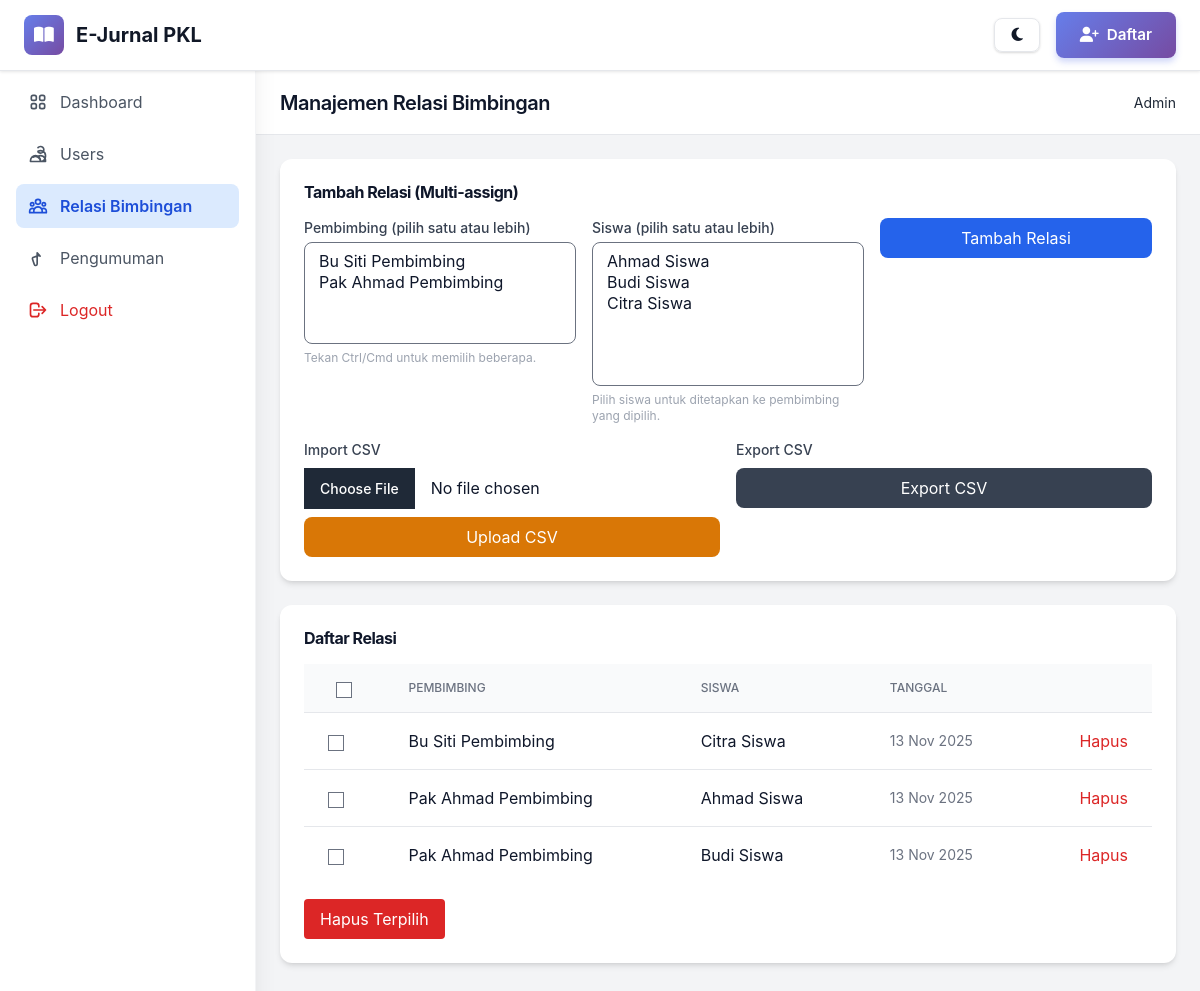
The app's page /public/admin/manage_relasi.php (signed in) with its own data.
### tables this page shows
CREATE TABLE relasi_bimbingan (
    id INT AUTO_INCREMENT PRIMARY KEY,
    id_pembimbing INT NOT NULL,
    id_siswa INT NOT NULL,
    created_at TIMESTAMP DEFAULT CURRENT_TIMESTAMP,
    FOREIGN KEY (id_pembimbing) REFERENCES users(id) ON DELETE CASCADE,
    FOREIGN KEY (id_siswa) REFERENCES users(id) ON DELETE CASCADE,
    UNIQUE KEY unique_relasi (id_pembimbing, id_siswa)
);

CREATE TABLE users (
    id INT AUTO_INCREMENT PRIMARY KEY,
    nama_lengkap VARCHAR(255) NOT NULL,
    email VARCHAR(255) UNIQUE NOT NULL,
    password VARCHAR(255) NOT NULL,
    role ENUM('admin', 'pembimbing', 'siswa') NOT NULL,
    created_at TIMESTAMP DEFAULT CURRENT_TIMESTAMP
);

### public/admin/manage_relasi.php (the view, shortened to what this page needs)
<?php
include '../../app/_config/database.php';
$stmt = $pdo->query("SELECT r.id, r.id_pembimbing, r.id_siswa, p.nama_lengkap AS pembimbing_name, s.nama_lengkap AS siswa_name, r.created_at
FROM relasi_bimbingan r
JOIN users p ON r.id_pembimbing = p.id
JOIN users s ON r.id_siswa = s.id
ORDER BY p.nama_lengkap, s.nama_lengkap");
$rels = $stmt->fetchAll(PDO::FETCH_ASSOC);
$pbs = $pdo->query("SELECT id, nama_lengkap FROM users WHERE role = 'pembimbing' ORDER BY nama_lengkap")->fetchAll(PDO::FETCH_ASSOC);
$ss = $pdo->query("SELECT id, nama_lengkap FROM users WHERE role = 'siswa' ORDER BY nama_lengkap")->fetchAll(PDO::FETCH_ASSOC);
include '../../templates/header.php';
$user_name = $_SESSION['user_nama'] ?? 'Admin';
?>
<div class="min-h-screen bg-gray-100">
    <aside class="fixed inset-y-0 left-0 z-20 w-64 bg-white shadow-xl border-r border-gray-100 flex-col hidden sm:flex">
        <div class="flex h-16 items-center justify-center border-b border-gray-200">
            <a href="index.php" class="flex items-center gap-2 font-bold text-lg bg-gradient-to-r from-blue-600 to-indigo-600 bg-clip-text text-transparent">
                <div class="p-2 rounded-lg bg-gradient-to-br from-blue-600 to-indigo-600 text-white">
                </div>
                <span>E-Jurnal</span>
            </a>
        </div>
        <nav class="flex-1 p-4 space-y-2">
            <a href="index.php" class="flex items-center gap-3 rounded-lg px-3 py-2.5 text-gray-600 hover:bg-gray-100 hover:text-gray-900 transition-all duration-200">
                Dashboard
            </a>
            <a href="users_manage.php" class="flex items-center gap-3 rounded-lg px-3 py-2.5 text-gray-600 hover:bg-gray-100 hover:text-gray-900 transition-all duration-200">
                 <svg class="h-5 w-5" fill="none" viewBox="0 0 24 24" stroke="currentColor"><path stroke-linecap="round" stroke-linejoin="round" stroke-width="2" d="M12 4.354a4 4 0 110 5.292M15 21H3v-1a6 6 0 0112 0v1zm0 0h6v-1a6 6 0 00-9-5.197M15 21a6 6 0 00-9-5.197M15 21a6 6 0 006-6v-1a6 6 0 00-9-5.197" /></svg>
                Users
            </a>
            <a href="manage_relasi.php" class="flex items-center gap-3 rounded-lg bg-blue-100 text-blue-700 px-3 py-2.5 font-semibold">
                Relasi Bimbingan
            </a>
            <a href="pengumuman_manage.php" class="flex items-center gap-3 rounded-lg px-3 py-2.5 text-gray-600 hover:bg-gray-100 hover:text-gray-900 transition-all duration-200">
                <svg class="h-5 w-5" fill="none" viewBox="0 0 24 24" stroke="currentColor"><path stroke-linecap="round" stroke-linejoin="round" stroke-width="2" d="M11 5.882V19.24a1.76 1.76 0 01-3.417.592l-2.144-6.363a1.76 1.76 0 01.592-2.145l6.364-2.144a1.76 1.76 0 012.144.592z" /></svg>
                Pengumuman
            </a>
            <a href="../logout.php" class="flex items-center gap-3 rounded-lg px-3 py-2.5 text-red-600 hover:bg-red-50 mt-auto transition-all duration-200">
                <svg class="h-5 w-5" fill="none" viewBox="0 0 24 24" stroke="currentColor"><path stroke-linecap="round" stroke-linejoin="round" stroke-width="2" d="M17 16l4-4m0 0l-4-4m4 4H7m6 4v1a3 3 0 01-3 3H6a3 3 0 01-3-3V7a3 3 0 013-3h4a3 3 0 013 3v1" /></svg>
                Logout
            </a>
        </nav>
    </aside>
    <div class="flex flex-col sm:ml-64">
        <header class="sticky top-0 z-10 flex h-16 items-center justify-between border-b bg-white px-6">
            <h1 class="text-xl font-semibold">Manajemen Relasi Bimbingan</h1>
            <div class="flex items-center gap-4">
                <div class="text-sm text-gray-800"><?php echo htmlspecialchars($user_name); ?></div>
            </div>
        </header>
        <main class="p-6">
            <div class="max-w-4xl mx-auto space-y-6">
                <div class="bg-white p-6 rounded-xl shadow-md">
                    <h2 class="font-bold mb-4">Tambah Relasi (Multi-assign)</h2>
                    <form action="../../app/_logic/relasi_action.php" method="POST" class="grid grid-cols-1 gap-4 md:grid-cols-3" enctype="multipart/form-data">
                        <div>
                            <label class="block text-sm font-medium text-gray-700">Pembimbing (pilih satu atau lebih)</label>
                            <select name="id_pembimbing[]" multiple size="4" class="mt-1 w-full px-3 py-2 border rounded-lg">
                                <?php foreach ($pbs as $p): ?>
                                    <option value="<?php echo $p['id']; ?>"><?php echo htmlspecialchars($p['nama_lengkap']); ?></option>
                                <?php endforeach; ?>
                            </select>
                            <p class="text-xs text-gray-400 mt-1">Tekan Ctrl/Cmd untuk memilih beberapa.</p>
                        </div>
                        <div>
                            <label class="block text-sm font-medium text-gray-700">Siswa (pilih satu atau lebih)</label>
                            <select name="id_siswa[]" multiple size="6" class="mt-1 w-full px-3 py-2 border rounded-lg">
                                <?php foreach ($ss as $s): ?>
                                    <option value="<?php echo $s['id']; ?>"><?php echo htmlspecialchars($s['nama_lengkap']); ?></option>
                                <?php endforeach; ?>
                            </select>
                            <p class="text-xs text-gray-400 mt-1">Pilih siswa untuk ditetapkan ke pembimbing yang dipilih.</p>
                        </div>
                        <div class="flex flex-col gap-3 items-stretch">
                            <button type="submit" class="w-full bg-blue-600 text-white py-2 rounded-lg">Tambah Relasi</button>
                        </div>
                    </form>
                    <div class="mt-4 grid grid-cols-1 md:grid-cols-2 gap-4">
                        <form action="../../app/_logic/relasi_action.php" method="POST" enctype="multipart/form-data">
                            <label class="block text-sm font-medium text-gray-700">Import CSV</label>
                            <input type="file" name="csv_file" accept="text/csv" class="mt-2">
                            <button type="submit" class="mt-2 w-full bg-amber-600 text-white py-2 rounded-lg">Upload CSV</button>
                        </form>
                        <form action="../../app/_logic/relasi_action.php" method="POST">
                            <label class="block text-sm font-medium text-gray-700">Export CSV</label>
                            <button type="submit" class="mt-2 w-full bg-gray-700 text-white py-2 rounded-lg">Export CSV</button>
                        </form>
                    </div>
                </div>
                <div class="bg-white p-6 rounded-xl shadow-md">
                    <h2 class="font-bold mb-4">Daftar Relasi</h2>
                    <div class="overflow-x-auto">
                        <form id="batchForm" action="../../app/_logic/relasi_action.php" method="POST" onsubmit="return confirm('Lanjutkan aksi batch?');">
                            <table class="min-w-full divide-y divide-gray-200">
                            <thead class="bg-gray-50">
                                <tr>
                                    <th class="px-6 py-3"><input type="checkbox" id="checkAll" onclick="toggleAll(this)"></th>
                                    <th class="px-6 py-3 text-left text-xs font-medium text-gray-500 uppercase">Pembimbing</th>
                                    <th class="px-6 py-3 text-left text-xs font-medium text-gray-500 uppercase">Siswa</th>
                                    <th class="px-6 py-3 text-left text-xs font-medium text-gray-500 uppercase">Tanggal</th>
                                    <th class="px-6 py-3"></th>
                                </tr>
                            </thead>
                            <tbody class="bg-white divide-y divide-gray-200">
                                <?php if (empty($rels)): ?>
                                    <tr><td colspan="5" class="p-6 text-center text-gray-500">Belum ada relasi.</td></tr>
                                <?php else: foreach ($rels as $r): ?>
                                    <tr>
                                        <td class="px-6 py-4"><input type="checkbox" name="ids[]" value="<?php echo $r['id']; ?>"></td>
                                        <td class="px-6 py-4"><?php echo htmlspecialchars($r['pembimbing_name']); ?></td>
                                        <td class="px-6 py-4"><?php echo htmlspecialchars($r['siswa_name']); ?></td>
                                        <td class="px-6 py-4 text-sm text-gray-500"><?php echo date('d M Y', strtotime($r['created_at'])); ?></td>
                                        <td class="px-6 py-4 text-right">
                                            <button type="button" onclick="if(confirm('Hapus relasi ini?')){ submitDelete(<?php echo $r['id']; ?>); }" class="text-red-600">Hapus</button>
                                        </td>
                                    </tr>
                                <?php endforeach; endif; ?>
                            </tbody>
                        </table>
                        <div class="mt-4 flex gap-2">
                            <button type="submit" class="bg-red-600 text-white px-4 py-2 rounded">Hapus Terpilih</button>
                        </div>
                        </form>
                    </div>
                </div>
            </div>
        </main>
    </div>
</div>
<?php include '../../templates/footer.php'; ?>

### public/assets/css/premium.css (style rules this page uses)
:root { --gradient-primary: linear-gradient(135deg, #667eea 0%, #764ba2 100%); --gradient-primary-alt: linear-gradient(135deg, #5568d3 0%, #6b3fa1 100%); --gradient-secondary: linear-gradient(135deg, #f093fb 0%, #f5576c 100%); --gradient-success: linear-gradient(135deg, #10b981 0%, #059669 100%); --gradient-warning: linear-gradient(135deg, #f59e0b 0%, #d97706 100%); --gradient-danger: linear-gradient(135deg, #ef4444 0%, #dc2626 100%); --gradient-info: linear-gradient(135deg, #3b82f6 0%, #1e40af 100%); --primary: #667eea; --primary-dark: #5568d3; --primary-light: #8b9eed; --secondary: #764ba2; --success: #10b981; --success-dark: #059669; --warning: #f59e0b; --danger: #ef4444; --info: #3b82f6; --gray-50: #f9fafb; --gray-100: #f3f4f6; --gray-200: #e5e7eb; --gray-300: #d1d5db; --gray-400: #9ca3af; --gray-500: #6b7280; --gray-600: #4b5563; --gray-700: #374151; --gray-800: #1f2937; --gray-900: #111827; --shadow-xs: 0 1px 2px 0 rgba(0, 0, 0, 0.05); --shadow-sm: 0 1px 3px 0 rgba(0, 0, 0, 0.1), 0 1px 2px 0 rgba(0, 0, 0, 0.06); --shadow-md: 0 4px 6px -1px rgba(0, 0, 0, 0.1), 0 2px 4px -1px rgba(0, 0, 0, 0.06); --shadow-lg: 0 10px 15px -3px rgba(0, 0, 0, 0.1), 0 4px 6px -2px rgba(0, 0, 0, 0.05); --shadow-xl: 0 20px 25px -5px rgba(0, 0, 0, 0.1), 0 10px 10px -5px rgba(0, 0, 0, 0.04); --shadow-2xl: 0 25px 50px -12px rgba(0, 0, 0, 0.25); --backdrop-blur: blur(8px); --z-dropdown: 1000; --z-sticky: 1020; --z-fixed: 1030; --z-modal-backdrop: 1040; --z-modal: 1050; --z-popover: 1060; --z-tooltip: 1070; }
* { transition-property: background-color, border-color, color, fill, stroke, opacity, box-shadow, transform, filter, backdrop-filter; transition-timing-function: cubic-bezier(0.4, 0, 0.2, 1); transition-duration: 150ms; }
html { scroll-behavior: smooth; scroll-padding-top: 80px; }
body { font-family: -apple-system, BlinkMacSystemFont, 'Segoe UI', 'Helvetica Neue', sans-serif; background: linear-gradient(135deg, var(--gray-50) 0%, var(--gray-100) 100%); color: var(--gray-900); line-height: 1.6; }
h1, h2, h3, h4, h5, h6 { font-weight: 700; line-height: 1.2; letter-spacing: -0.5px; }
p { color: var(--gray-600); }
a { color: var(--primary); text-decoration: none; transition: all 150ms cubic-bezier(0.4, 0, 0.2, 1); }

### public/assets/css/modern.css (style rules this page uses)
:root { --primary: #667eea; --primary-dark: #5568d3; --secondary: #764ba2; --success: #10b981; --warning: #f59e0b; --danger: #ef4444; --info: #3b82f6; }
* { transition-property: background-color, border-color, color, fill, stroke, opacity, box-shadow, transform, filter, backdrop-filter; transition-timing-function: cubic-bezier(0.4, 0, 0.2, 1); transition-duration: 150ms; }
html { scroll-behavior: smooth; }
body { font-family: -apple-system, BlinkMacSystemFont, 'Segoe UI', Roboto, 'Helvetica Neue', Arial, sans-serif; }
input[type="text"], input[type="email"], input[type="password"], input[type="number"], textarea, select { transition: all 0.3s ease; }
table tbody tr { @apply hover:bg-gray-50 transition-colors; }
table th { @apply bg-gradient-to-r from-gray-50 to-gray-100 border-b-2 border-gray-200; }
a { @apply no-underline; }

### templates/header.php (style rules this page uses)
:root { --primary: #667eea; --primary-dark: #5568d3; --secondary: #764ba2; --success: #10b981; --warning: #f59e0b; --danger: #ef4444; }
* { transition-property: background-color, border-color, color, fill, stroke, opacity, box-shadow, transform, filter, backdrop-filter; transition-timing-function: cubic-bezier(0.4, 0, 0.2, 1); transition-duration: 150ms; }
body { font-family: -apple-system, BlinkMacSystemFont, 'Segoe UI', Roboto, 'Helvetica Neue', Arial, sans-serif; }

### records on screen
relasi_bimbingan: id_pembimbing.nama_lengkap "Bu Siti Pembimbing", id_siswa.nama_lengkap "Citra Siswa", created_at "13 Nov 2025"
relasi_bimbingan: id_pembimbing.nama_lengkap "Pak Ahmad Pembimbing", id_siswa.nama_lengkap "Ahmad Siswa", created_at "13 Nov 2025"
relasi_bimbingan: id_pembimbing.nama_lengkap "Pak Ahmad Pembimbing", id_siswa.nama_lengkap "Budi Siswa", created_at "13 Nov 2025"

### other values on screen
$user_name "Admin"
